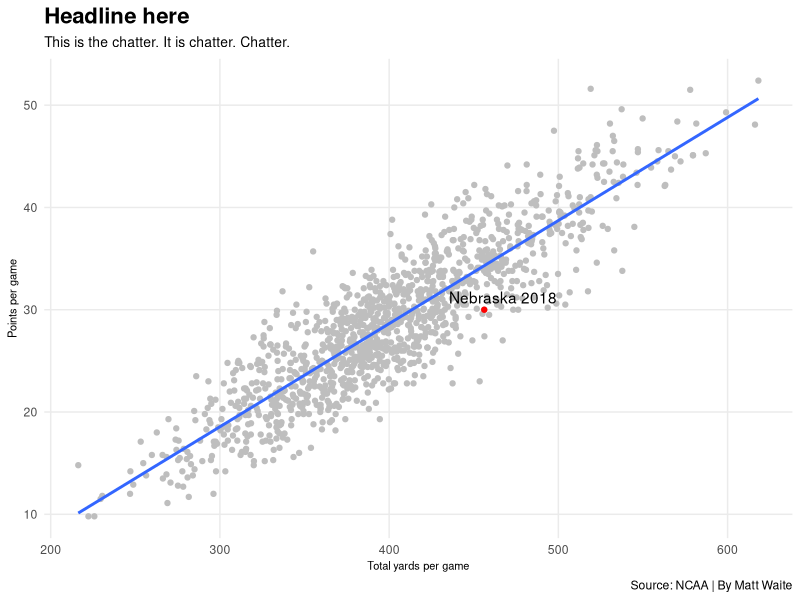
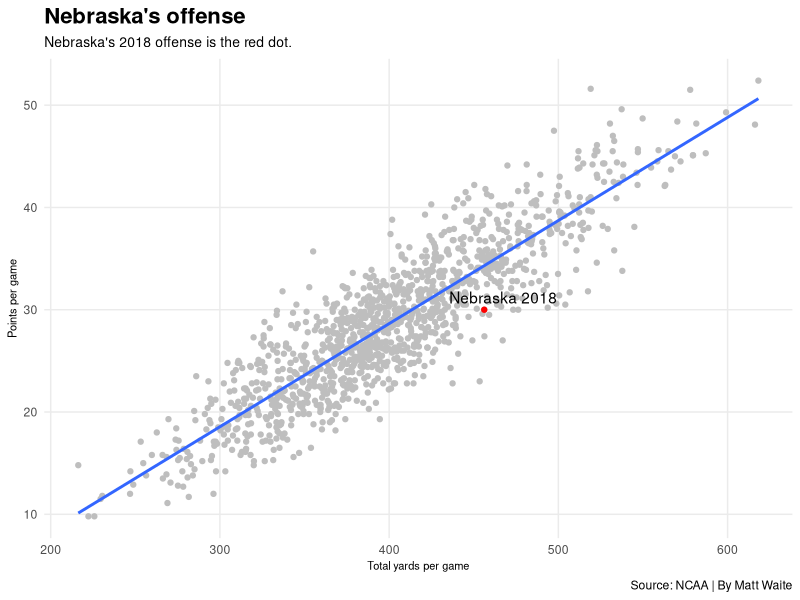
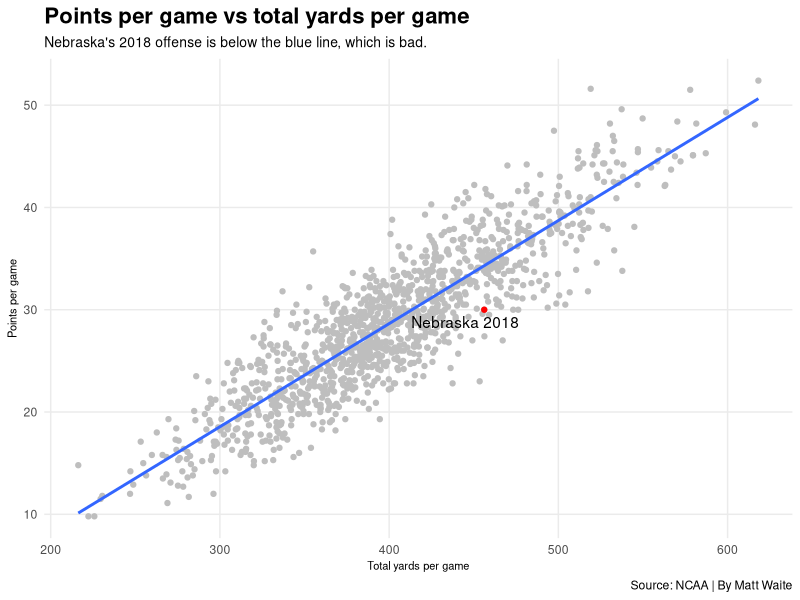
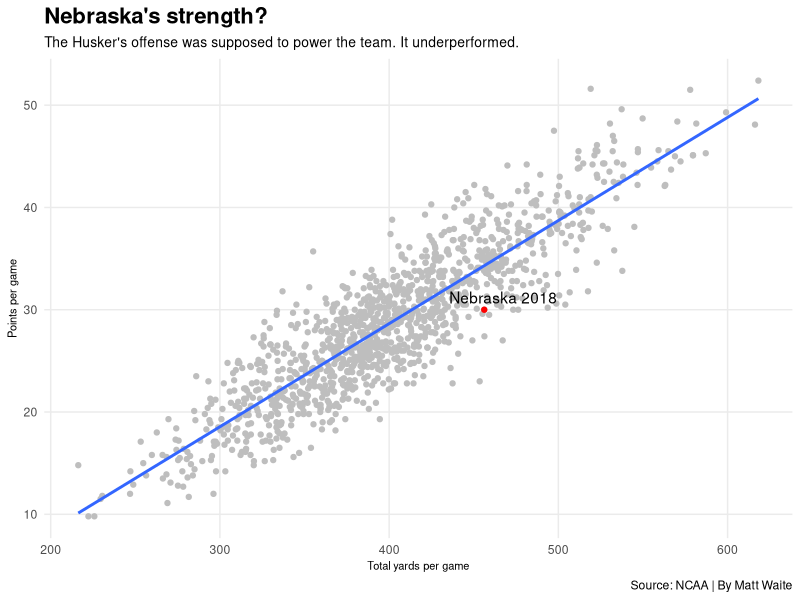
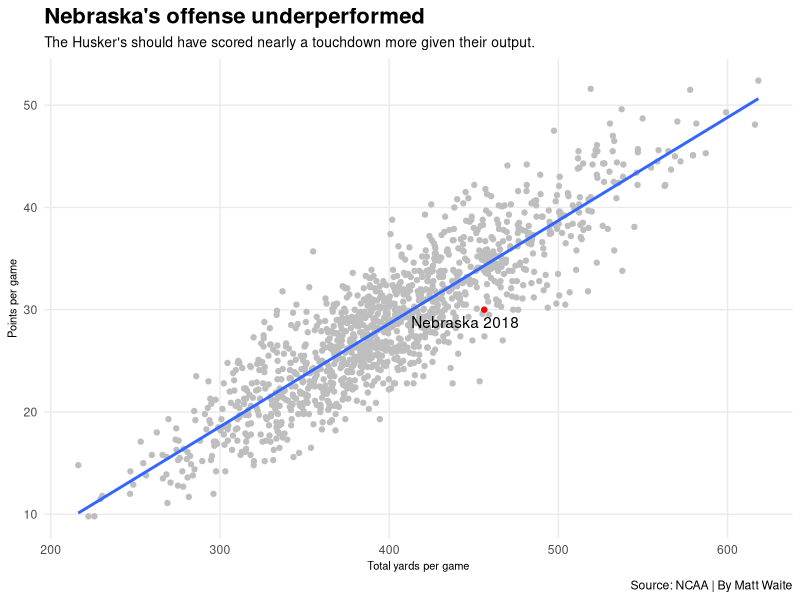

Generate these figures, in order, with R:
## ---- chunk 1
library(tidyverse)
library(ggrepel)
## ---- chunk 2
scoring <- read_csv("data/scoringoffense.csv")

total <- read_csv("data/totaloffense.csv")

offense <- total %>% left_join(scoring, by=c("Name", "Year"))

nu <- offense %>% filter(Name == "Nebraska") %>% filter(Year == 2018)
## ---- chunk 3

ggplot(offense, aes(x=`Yards/G`, y=`Points/G`)) + 
  geom_point(color="grey") + geom_smooth(method=lm, se=FALSE) + 
  labs(x="Total yards per game", y="Points per game", title="Headline here", subtitle="This is the chatter. It is chatter. Chatter.", caption="Source: NCAA | By Matt Waite") + 
  theme_minimal() + 
  theme(
    plot.title = element_text(size = 16, face = "bold"),
    axis.title = element_text(size = 8), 
    plot.subtitle = element_text(size=10), 
    panel.grid.minor = element_blank()
    ) +
  geom_point(data=nu, aes(x=`Yards/G`, y=`Points/G`), color="red") + 
  geom_text_repel(data=nu, aes(x=`Yards/G`, y=`Points/G`, label="Nebraska 2018"))
## ---- chunk 4
ggplot(offense, aes(x=`Yards/G`, y=`Points/G`)) + 
  geom_point(color="grey") + geom_smooth(method=lm, se=FALSE) + 
  labs(x="Total yards per game", y="Points per game", title="Nebraska's offense", subtitle="Nebraska's 2018 offense is the red dot.", caption="Source: NCAA | By Matt Waite") + 
  theme_minimal() + 
  theme(
    plot.title = element_text(size = 16, face = "bold"),
    axis.title = element_text(size = 8), 
    plot.subtitle = element_text(size=10), 
    panel.grid.minor = element_blank()
    ) +
  geom_point(data=nu, aes(x=`Yards/G`, y=`Points/G`), color="red") + 
  geom_text_repel(data=nu, aes(x=`Yards/G`, y=`Points/G`, label="Nebraska 2018"))
## ---- chunk 5
ggplot(offense, aes(x=`Yards/G`, y=`Points/G`)) + 
  geom_point(color="grey") + geom_smooth(method=lm, se=FALSE) + 
  labs(x="Total yards per game", y="Points per game", title="Points per game vs total yards per game", subtitle="Nebraska's 2018 offense is below the blue line, which is bad.", caption="Source: NCAA | By Matt Waite") + 
  theme_minimal() + 
  theme(
    plot.title = element_text(size = 16, face = "bold"),
    axis.title = element_text(size = 8), 
    plot.subtitle = element_text(size=10), 
    panel.grid.minor = element_blank()
    ) +
  geom_point(data=nu, aes(x=`Yards/G`, y=`Points/G`), color="red") + 
  geom_text_repel(data=nu, aes(x=`Yards/G`, y=`Points/G`, label="Nebraska 2018"))
## ---- chunk 6
ggplot(offense, aes(x=`Yards/G`, y=`Points/G`)) + 
  geom_point(color="grey") + geom_smooth(method=lm, se=FALSE) + 
  labs(x="Total yards per game", y="Points per game", title="Nebraska's strength?", subtitle="The Husker's offense was supposed to power the team. It underperformed.", caption="Source: NCAA | By Matt Waite") + 
  theme_minimal() + 
  theme(
    plot.title = element_text(size = 16, face = "bold"),
    axis.title = element_text(size = 8), 
    plot.subtitle = element_text(size=10), 
    panel.grid.minor = element_blank()
    ) +
  geom_point(data=nu, aes(x=`Yards/G`, y=`Points/G`), color="red") + 
  geom_text_repel(data=nu, aes(x=`Yards/G`, y=`Points/G`, label="Nebraska 2018"))
## ---- chunk 7
ggplot(offense, aes(x=`Yards/G`, y=`Points/G`)) + 
  geom_point(color="grey") + geom_smooth(method=lm, se=FALSE) + 
  labs(x="Total yards per game", y="Points per game", title="Nebraska's offense underperformed", subtitle="The Husker's should have scored nearly a touchdown more given their output.", caption="Source: NCAA | By Matt Waite") + 
  theme_minimal() + 
  theme(
    plot.title = element_text(size = 16, face = "bold"),
    axis.title = element_text(size = 8), 
    plot.subtitle = element_text(size=10), 
    panel.grid.minor = element_blank()
    ) +
  geom_point(data=nu, aes(x=`Yards/G`, y=`Points/G`), color="red") + 
  geom_text_repel(data=nu, aes(x=`Yards/G`, y=`Points/G`, label="Nebraska 2018"))
